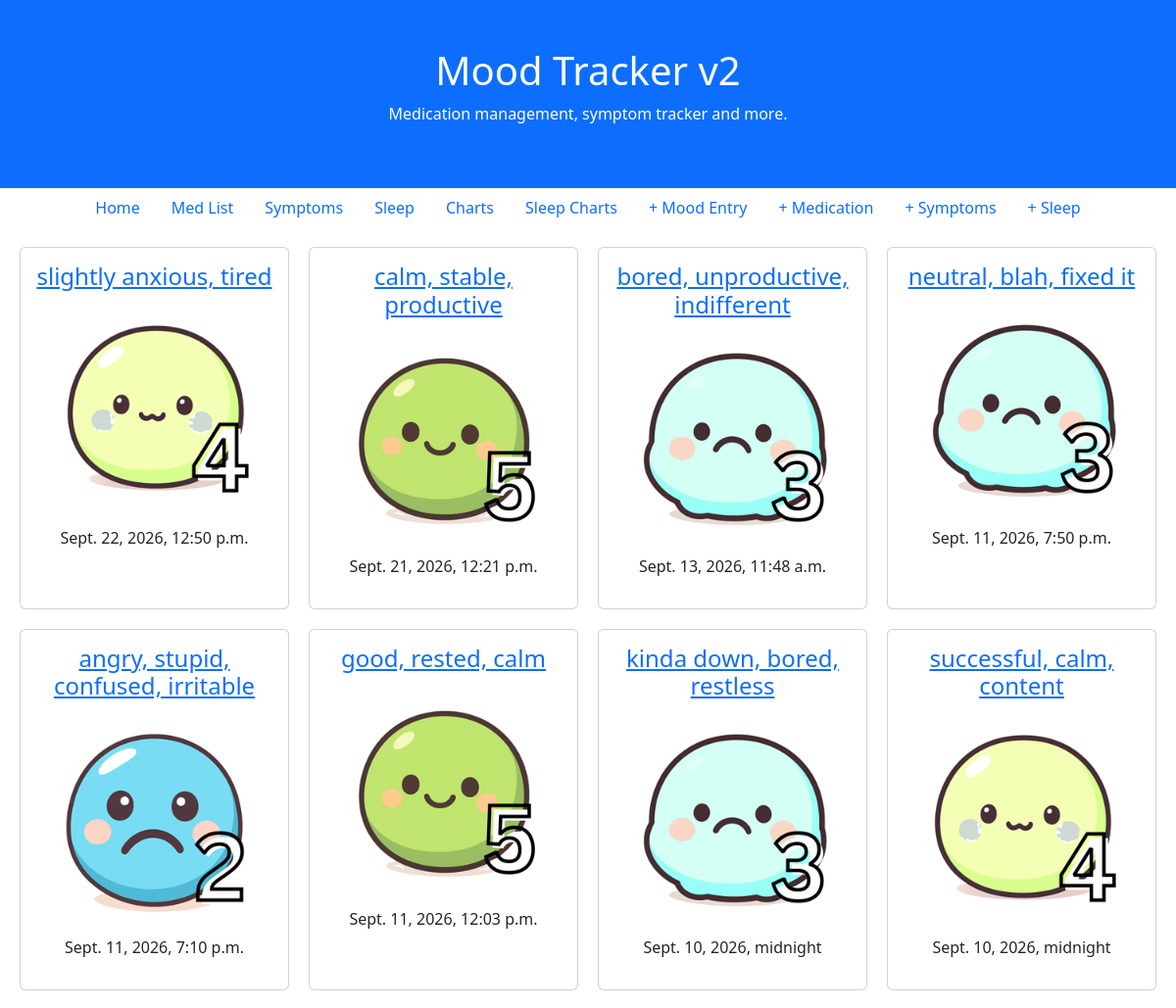
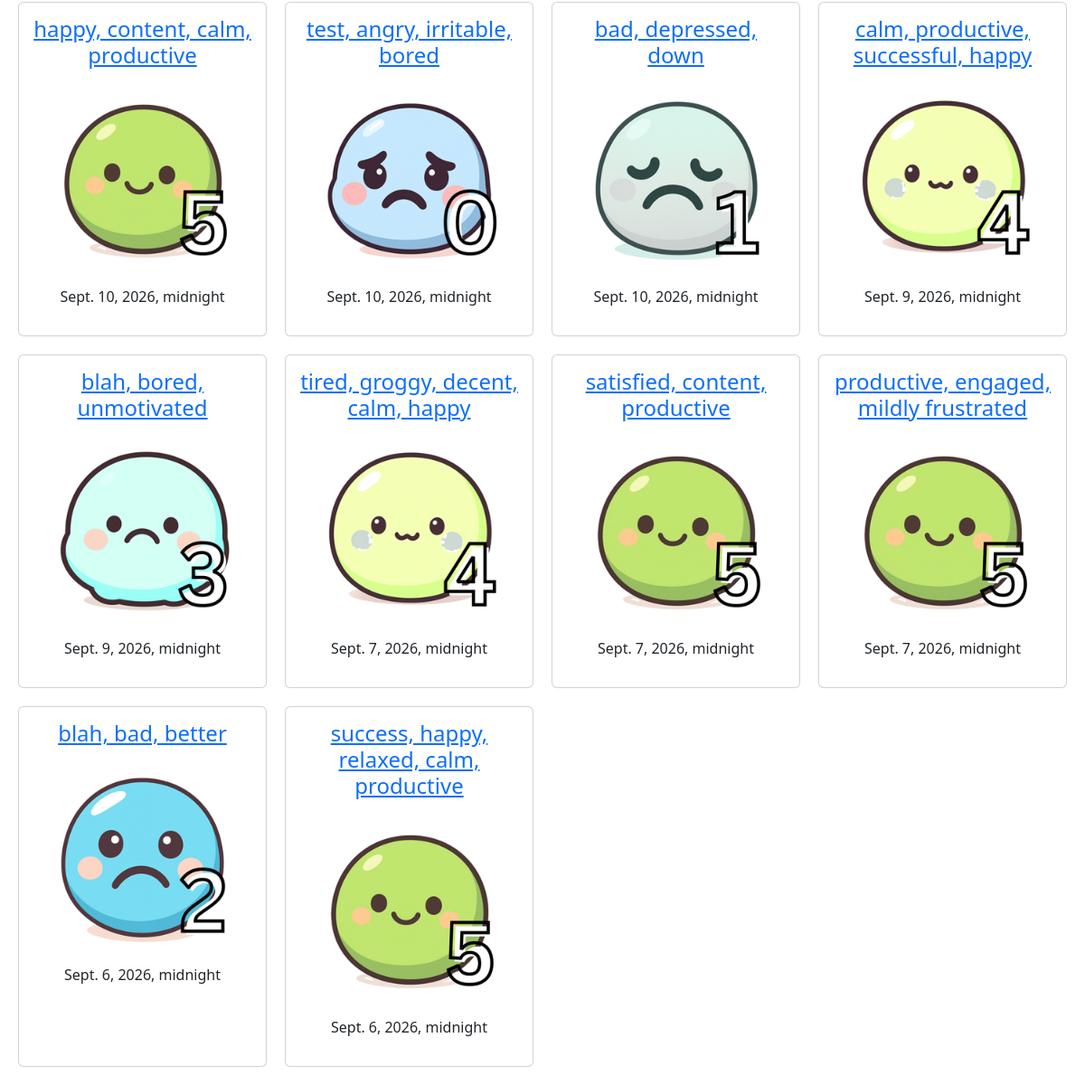
The page / on the database its author committed (2 pictures, top to bottom).
### blog/models.py (models this page shows, shortened)
class Post(models.Model):
    author = models.ForeignKey(
        "auth.User",
        on_delete=models.CASCADE,
    )
    mood = models.IntegerField() # title, mood on a scale of 1 -10
    feelings = models.CharField(max_length=200)
    energy = models.IntegerField()
    body = models.TextField()
    date = models.DateTimeField(auto_now_add=True) # date

### blog/views.py (the view)
# urls.py: path("",BlogListView.as_view(), name="home"),
class BlogListView(ListView):
  model = Post
  template_name = "home.html"
  ordering = ['-date']

### templates/home.html
{% extends "base.html" %}
{% block content %}
         <div class="grid-container">
    {% for post in post_list %}
            <div class="card text-center">
            <h4><a href="{% url 'post_detail' post.pk %}">{{ post.feelings }}</a></h4>
            <div id="images">
                {% load static %}
                {% if post.mood >= 10 %}
                 <img src="{% static 'images/Ten.png' %}" class="moodimage m-3">
                {% elif post.mood == 9 %}
                <img src="{% static 'images/Nine.png' %}" class="moodimage m-3">
                {% elif post.mood == 8 %}
                <img src="{% static 'images/Eight.png' %}" class="moodimage m-3">
                {% elif post.mood == 7 %}
                <img src="{% static 'images/Seven.png' %}" class="moodimage m-3">
                {% elif post.mood == 6 %}
                <img src="{% static 'images/Six.png' %}" class="moodimage m-3">
                {% elif post.mood == 5 %}
                <img src="{% static 'images/Five.png' %}" class="moodimage m-3">
                {% elif post.mood == 4 %}
                <img src="{% static 'images/Four.png' %}" class="moodimage m-3">
                {% elif post.mood == 3 %}
                <img src="{% static 'images/Three.png' %}" class="moodimage m-3">
                {% elif post.mood == 2 %}
                <img src="{% static 'images/Two.png' %}" class="moodimage m-3">
                {% elif post.mood == 1 %}
                <img src="{% static 'images/One.png' %}" class="moodimage m-3">
                {% elif post.mood == 0 %}
                <img src="{% static 'images/Zero.png' %}" class="moodimage m-3">
                {% endif %}
            </div>
            <p>{{ post.date }}</p>
        </div>
    {% empty %}
        <p>No posts found.</p>
    {% endfor %}
                </div>
{% endblock content %}

### templates/base.html (shortened to what this page needs)
{% load static %}
<!DOCTYPE html>
<html lang="en">
<head>
    <link rel="stylesheet" href="{% static 'css/base.css' %}">
<link href="https://cdn.jsdelivr.net/npm/bootstrap@5.3.8/dist/css/bootstrap.min.css" rel="stylesheet">
</head>
<body>
    <div class="container-fluid p-5 bg-primary text-white text-center">
  <h1>Mood Tracker v2</h1>
  <p>Medication management, symptom tracker and more.</p>
</div>
<ul class="nav justify-content-center">
    <li class="nav-item">
      <a class="nav-link" href="{% url 'home' %}">Home</a>
    </li>
    <li class="nav-item">
      <a class="nav-link" href="{% url 'meds_page' %}">Med List</a>
    </li>
    <li class="nav-item">
      <a class="nav-link" href="{% url 'symptoms' %}">Symptoms</a>
    </li>
      <li class="nav-item">
      <a class="nav-link" href="{% url 'sleep' %}">Sleep</a>
    </li>
    <li class="nav-item">
      <a class="nav-link" href="{% url 'chart' %}">Charts</a>
    </li>
    <li class="nav-item">
      <a class="nav-link" href="{% url 'sleepchart' %}">Sleep Charts</a>
    </li>
<li class="nav-item">
      <a class="nav-link" href="{% url 'post_new' %}">+ Mood Entry</a>
    </li>
<li class="nav-item">
      <a class="nav-link" href="{% url 'meds_new' %}">+ Medication</a>
    </li>
    <li class="nav-item">
      <a class="nav-link" href="{% url 'symptoms_new' %}">+ Symptoms</a>
    </li>
     <li class="nav-item">
      <a class="nav-link" href="{% url 'sleep_new' %}">+ Sleep</a>
    </li>
  </ul>
    <main>
        {% block content %}
        {% endblock content %}
    </main>
</body>
</html>

### static/css/base.css (style rules this page uses)
a { color: red; }
.moodimage { height: 200px; width: auto; }
.grid-container { display: grid; grid-template-columns: repeat(auto-fill, minmax(250px, 1fr)); gap: 20px; padding: 20px; }
.card { border: 1px solid #ccc; padding: 15px; border-radius: 8px; background: #f9f9f9; }

### rows shown on the page
Post: feelings "slightly anxious, tired", mood 4 (drawn), date "Sept. 22, 2026, 12:50 p.m."
Post: feelings "calm, stable, productive", mood 5 (drawn), date "Sept. 21, 2026, 12:21 p.m."
Post: feelings "bored, unproductive, indifferent", mood 3 (drawn), date "Sept. 13, 2026, 11:48 a.m."
Post: feelings "neutral, blah, fixed it", mood 3 (drawn), date "Sept. 11, 2026, 7:50 p.m."
Post: feelings "angry, stupid, confused, irritable", mood 2 (drawn), date "Sept. 11, 2026, 7:10 p.m."
Post: feelings "good, rested, calm", mood 5 (drawn), date "Sept. 11, 2026, 12:03 p.m."
Post: feelings "kinda down, bored, restless", mood 3 (drawn), date "Sept. 10, 2026, midnight"
Post: feelings "successful, calm, content", mood 4 (drawn), date "Sept. 10, 2026, midnight"
Post: feelings "happy, content, calm, productive", mood 5 (drawn), date "Sept. 10, 2026, midnight"
Post: feelings "test, angry, irritable, bored", mood 0 (drawn), date "Sept. 10, 2026, midnight"
Post: feelings "bad, depressed, down", mood 1 (drawn), date "Sept. 10, 2026, midnight"
Post: feelings "calm, productive, successful, happy", mood 4 (drawn), date "Sept. 9, 2026, midnight"
Post: feelings "blah, bored, unmotivated", mood 3 (drawn), date "Sept. 9, 2026, midnight"
Post: feelings "tired, groggy, decent, calm, happy", mood 4 (drawn), date "Sept. 7, 2026, midnight"
Post: feelings "satisfied, content, productive", mood 5 (drawn), date "Sept. 7, 2026, midnight"
Post: feelings "productive, engaged, mildly frustrated", mood 5 (drawn), date "Sept. 7, 2026, midnight"
Post: feelings "blah, bad, better", mood 2 (drawn), date "Sept. 6, 2026, midnight"
Post: feelings "success, happy, relaxed, calm, productive", mood 5 (drawn), date "Sept. 6, 2026, midnight"
